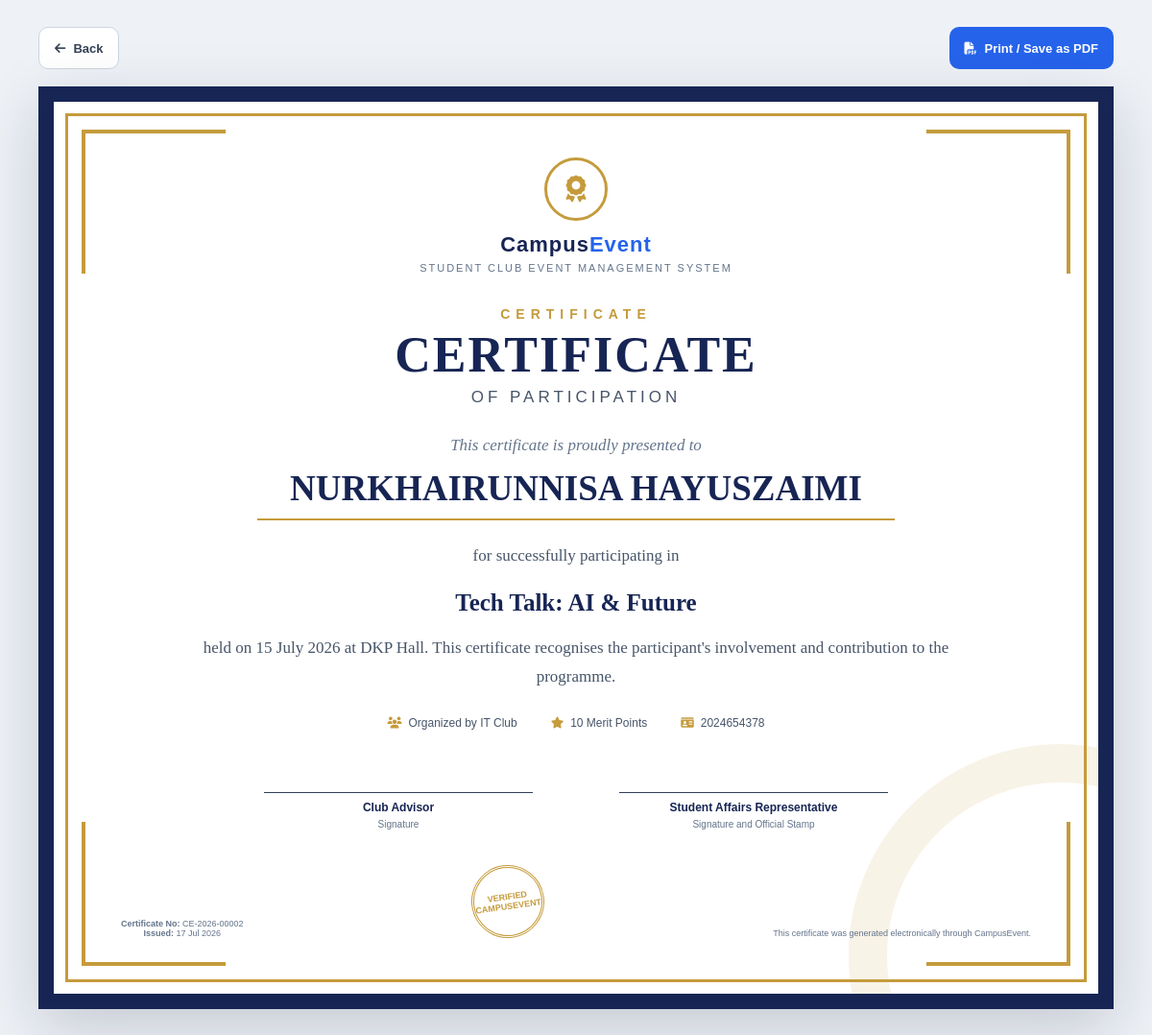
The app's page /certificate.php?id=2 (signed in) with its own data.
### tables this page shows
CREATE TABLE `registrations` (
  `registration_id` int(11) NOT NULL,
  `event_id` int(11) DEFAULT NULL,
  `user_id` int(11) DEFAULT NULL,
  `full_name` varchar(100) NOT NULL,
  `matric_no` varchar(20) NOT NULL,
  `email` varchar(100) NOT NULL,
  `phone` varchar(20) DEFAULT NULL,
  `payment_status` enum('Pending','Paid') DEFAULT 'Pending',
  `register_date` datetime DEFAULT current_timestamp(),
  `attendance_status` enum('Registered','Attended','Absent') DEFAULT 'Registered',
  `certificate_status` enum('Not Generated','Generated') NOT NULL DEFAULT 'Not Generated',
  `certificate_number` varchar(100) DEFAULT NULL,
  `certificate_generated_at` datetime DEFAULT NULL,
  `payment_method` varchar(50) DEFAULT NULL,
  `receipt` varchar(255) DEFAULT NULL
);

CREATE TABLE `events` (
  `event_id` int(11) NOT NULL,
  `proposal_id` int(11) DEFAULT NULL,
  `event_name` varchar(150) NOT NULL,
  `event_date` date NOT NULL,
  `event_time` time NOT NULL,
  `location` varchar(150) NOT NULL,
  `description` text DEFAULT NULL,
  `budget` decimal(10,2) DEFAULT NULL,
  `status` enum('Upcoming','Completed','Cancelled') DEFAULT 'Upcoming',
  `created_at` timestamp NOT NULL DEFAULT current_timestamp(),
  `poster` varchar(255) DEFAULT NULL,
  `report_status` varchar(20) DEFAULT 'Pending',
  `report_remark` text DEFAULT NULL,
  `report_summary` text DEFAULT NULL,
  `club_name` varchar(100) DEFAULT NULL,
  `event_fee` decimal(10,2) DEFAULT 0.00
);

### certificate.php (the view, shortened to what this page needs)
<?php
include 'includes/db.php';
$userId = (int) $_SESSION['user_id'];
$registrationId = (int) $_GET['id'];
$stmt = mysqli_prepare(
    $conn,
    "SELECT
        registrations.registration_id,
        registrations.full_name,
        registrations.matric_no,
        registrations.attendance_status,
        events.event_name,
        events.club_name,
        events.event_date,
        events.location
     FROM registrations
     INNER JOIN events
        ON registrations.event_id = events.event_id
     WHERE registrations.registration_id = ?
     AND registrations.user_id = ?
     LIMIT 1"
);
mysqli_stmt_bind_param(
    $stmt,
    "ii",
    $registrationId,
    $userId
);
mysqli_stmt_execute($stmt);
$result = mysqli_stmt_get_result($stmt);
$certificate = mysqli_fetch_assoc($result);
$certificateNumber =
    'CE-' .
    date(
        'Y',
        strtotime($certificate['event_date'])
    ) .
    '-' .
    str_pad(
        (string) $registrationId,
        5,
        '0',
        STR_PAD_LEFT
    );
$issueDate = date('d M Y');
?>
<!DOCTYPE html>
<html lang="en">
<head>
    <link rel="stylesheet" href="https://cdnjs.cloudflare.com/ajax/libs/font-awesome/6.5.2/css/all.min.css">
</head>
<body>
    <div class="certificate-toolbar">
        <div class="certificate-toolbar-left">
            <a href="student_certificates.php" class="toolbar-btn secondary">
                <i class="fa-solid fa-arrow-left"></i>
                Back
            </a>
        </div>
        <button type="button" class="toolbar-btn" onclick="window.print()">
            <i class="fa-solid fa-file-pdf"></i>
            Print / Save as PDF
        </button>
    </div>
    <div class="certificate-sheet">
        <div class="certificate-corner top-left"></div>
        <div class="certificate-corner top-right"></div>
        <div class="certificate-corner bottom-left"></div>
        <div class="certificate-corner bottom-right"></div>
        <div class="certificate-content">
            <div class="certificate-brand">
                <div class="certificate-brand-mark">
                    <i class="fa-solid fa-award"></i>
                </div>
                <h3>
                    Campus<span>Event</span>
                </h3>
                <p>
                    Student Club Event Management System
                </p>
            </div>
            <div class="certificate-title-small">
                Certificate
            </div>
            <h1 class="certificate-title">
                Certificate
            </h1>
            <p class="certificate-subtitle">
                of Participation
            </p>
            <p class="certificate-presented">
                This certificate is proudly presented to
            </p>
            <div class="certificate-name">
                <?php
                echo htmlspecialchars(
                    $certificate['full_name']
                );
                ?>
            </div>
            <p class="certificate-text">
                for successfully participating in
                <span class="certificate-event-name">
                    <?php
                    echo htmlspecialchars(
                        $certificate['event_name']
                    );
                    ?>
                </span>
                held on
                <?php
                echo date(
                    "d F Y",
                    strtotime($certificate['event_date'])
                );
                ?>
                at
                <?php
                echo htmlspecialchars(
                    $certificate['location']
                );
                ?>.
                This certificate recognises the participant's
                involvement and contribution to the programme.
            </p>
            <div class="certificate-meta">
                <div>
                    <i class="fa-solid fa-users"></i>
                    Organized by
                    <?php
                    echo !empty($certificate['club_name'])
                        ? htmlspecialchars(
                            $certificate['club_name']
                        )
                        : 'CampusEvent';
                    ?>
                </div>
                <div>
                    <i class="fa-solid fa-star"></i>
                    10 Merit Points
                </div>
                <div>
                    <i class="fa-solid fa-id-card"></i>
                    <?php
                    echo htmlspecialchars(
                        $certificate['matric_no']
                    );
                    ?>
                </div>
            </div>
            <div class="certificate-signatures">
                <div class="certificate-signature">
                    <div class="certificate-signature-line"></div>
                    <strong>
                        Club Advisor
                    </strong>
                    <span>
                        Signature
                    </span>
                </div>
                <div class="certificate-signature">
                    <div class="certificate-signature-line"></div>
                    <strong>
                        Student Affairs Representative
                    </strong>
                    <span>
                        Signature and Official Stamp
                    </span>
                </div>
            </div>
            <div class="certificate-footer">
                <div>
                    <strong>Certificate No:</strong>
                    <?php echo $certificateNumber; ?>
                    <br>
                    <strong>Issued:</strong>
                    <?php echo $issueDate; ?>
                </div>
                <div class="certificate-seal">
                    Verified<br>
                    CampusEvent
                </div>
                <div>
                    This certificate was generated electronically
                    through CampusEvent.
                </div>
            </div>
        </div>
    </div>
</body>
</html>

### records on screen
registrations: full_name "NURKHAIRUNNISA HAYUSZAIMI", event.event_name "Tech Talk: AI & Future", event.event_date "15 July 2026", event.location "DKP Hall", event.club_name "IT Club", matric_no "2024654378", event.event_date "CE-2026-00002"
